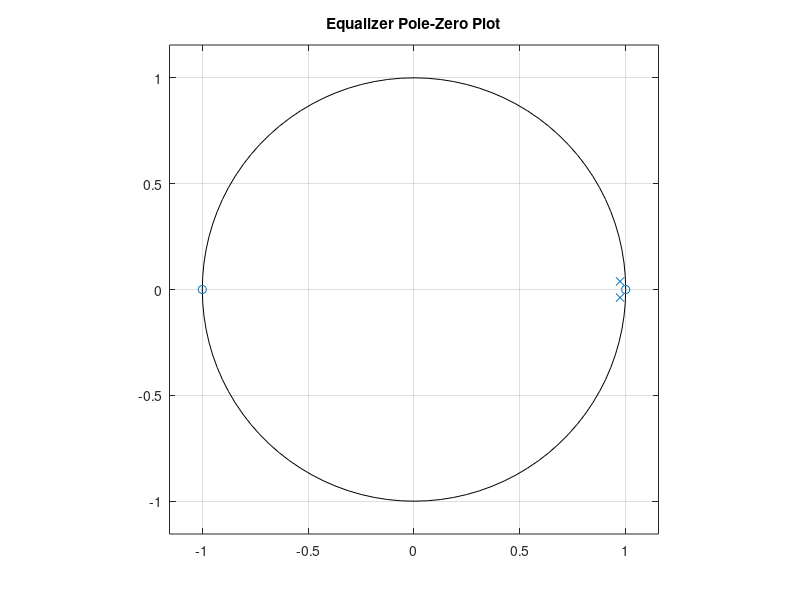

Source code (MATLAB): (Note: this script raises an error after producing the figure.)
bandwidth = 400;
fs = 48000;
r = exp(-1*(pi*bandwidth/fs));
disp("r: "+r);

fo = 300;
wo = (fo*2*pi)/fs;
disp("wo: "+wo);

% b = [1-r, 0, r-1];
% a = [1/2, -1*r*cos(wo), 1/2*r^2];

a = [1, -1.947297559760623686386793451674748212099, 0.949455380439758189758947537484345957637];
b = [0.03715808689594268798828125, 0, -0.03715808689594268798828125];

a = single(a);
b = single(b);

[H, w] = freqz(b, a, 8192, fs);

figure;
zplane(b, a);
title('Equalizer Pole-Zero Plot');

figure;
yyaxis left;
plot(w, 20*log10(abs(H)));
hold on;
xlabel('Frequency (Hz)');
ylabel('Magnitude (dB)');
title('Equalizer Bode Plot');
grid on;

yyaxis right;
plot(w, angle(H)*180/pi);
ylabel('Phase (degrees)');
xlim([0 8000]);
hold off;

N = 5 * fs;
x = zeros(N, 1);

y = filter(b, a, x);

noise_rms = sqrt(mean(y.^2));
noise_dbfs = 20*log10(noise_rms + eps);

disp("Noise RMS: " + noise_rms);
disp("Noise level (dBFS): " + noise_dbfs);